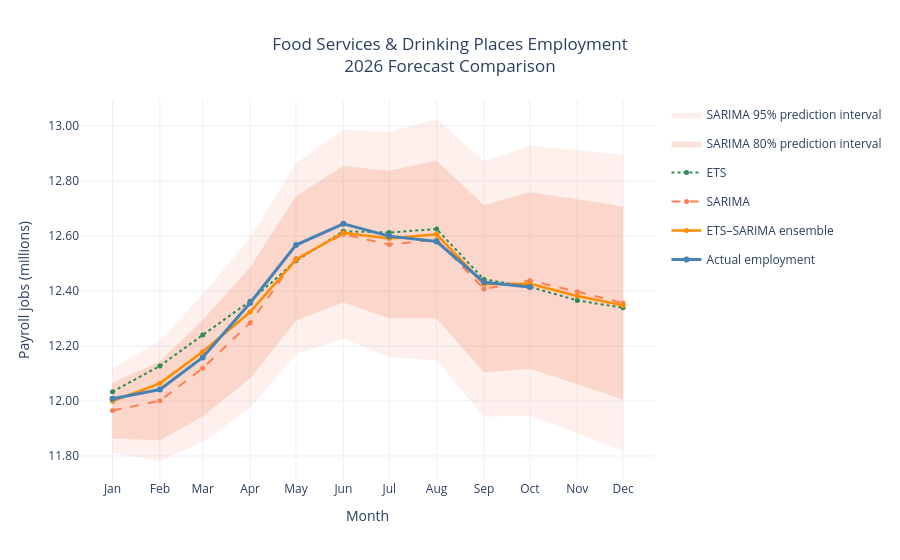

Notebook source saved alongside this figure:
### Code cell
fig = go.Figure()

# Draw SARIMA's prediction intervals behind the forecast lines.
for label, interval, fill_color in [
    ("95%", ci_95, "rgba(240, 128, 96, 0.12)"),
    ("80%", ci_80, "rgba(240, 128, 96, 0.24)"),
]:
    fig.add_trace(go.Scatter(
        x=interval.index,
        y=interval.iloc[:, 1] / 1_000_000,
        mode="lines",
        line=dict(width=0),
        legendgroup=f"sarima-{label}",
        showlegend=False,
        hoverinfo="skip",
    ))
    fig.add_trace(go.Scatter(
        x=interval.index,
        y=interval.iloc[:, 0] / 1_000_000,
        mode="lines",
        line=dict(width=0),
        fill="tonexty",
        fillcolor=fill_color,
        legendgroup=f"sarima-{label}",
        name=f"SARIMA {label} prediction interval",
        hoverinfo="skip",
    ))

forecast_styles = {
    "ETS": dict(color="seagreen", width=2, dash="dot"),
    "SARIMA": dict(color="coral", width=2, dash="dash"),
    "ETS–SARIMA ensemble": dict(color="darkorange", width=2.5),
}

for model, line_style in forecast_styles.items():
    forecast = point_forecasts_2026[model]
    fig.add_trace(go.Scatter(
        x=forecast.index,
        y=forecast / 1_000_000,
        mode="lines+markers",
        name=model,
        line=line_style,
        marker=dict(size=5),
        hovertemplate="%{y:.3f}M",
    ))

fig.add_trace(go.Scatter(
    x=actual_2026.index,
    y=actual_2026 / 1_000_000,
    mode="lines+markers",
    name="Actual employment",
    line=dict(color="steelblue", width=3),
    marker=dict(size=6),
    hovertemplate="%{y:.3f}M",
))

fig.update_layout(
    title=dict(
        text=(
            "Food Services & Drinking Places Employment"
            "<br>2026 Forecast Comparison"
        ),
        x=0.5,
        xanchor="center",
        xref="container",
    ),
    xaxis_title="Month",
    yaxis_title="Payroll jobs (millions)",
    template="plotly_white",
    hovermode="x unified",
)

fig.update_xaxes(
    dtick="M1",
    tickformat="%b",
    hoverformat="%B %Y",
    rangeslider_visible=False,
)
fig.update_yaxes(tickformat=".2f")

fig.show()

### Figure 1 — Plotly figure (JSON) as saved in the notebook; plotly's stock layout.template omitted (floating-point values rounded to 4 significant figures)
{"data": [{"hoverinfo": "skip", "legendgroup": "sarima-95%", "line": {"width": 0}, "mode": "lines", "showlegend": false, "type": "scatter", "x": ["2026-01-01T00:00:00.000000000", "2026-02-01T00:00:00.000000000", "2026-03-01T00:00:00.000000000", "2026-04-01T00:00:00.000000000", "2026-05-01T00:00:00.000000000", "2026-06-01T00:00:00.000000000", "2026-07-01T00:00:00.000000000", "2026-08-01T00:00:00.000000000", "2026-09-01T00:00:00.000000000", "2026-10-01T00:00:00.000000000", "2026-11-01T00:00:00.000000000", "2026-12-01T00:00:00.000000000"], "y": [12.12, 12.22, 12.39, 12.59, 12.87, 12.99, 12.98, 13.03, 12.87, 12.93, 12.91, 12.89]}, {"fill": "tonexty", "fillcolor": "rgba(240, 128, 96, 0.12)", "hoverinfo": "skip", "legendgroup": "sarima-95%", "line": {"width": 0}, "mode": "lines", "name": "SARIMA 95% prediction interval", "type": "scatter", "x": ["2026-01-01T00:00:00.000000000", "2026-02-01T00:00:00.000000000", "2026-03-01T00:00:00.000000000", "2026-04-01T00:00:00.000000000", "2026-05-01T00:00:00.000000000", "2026-06-01T00:00:00.000000000", "2026-07-01T00:00:00.000000000", "2026-08-01T00:00:00.000000000", "2026-09-01T00:00:00.000000000", "2026-10-01T00:00:00.000000000", "2026-11-01T00:00:00.000000000", "2026-12-01T00:00:00.000000000"], "y": [11.81, 11.78, 11.85, 11.97, 12.17, 12.23, 12.16, 12.15, 11.94, 11.95, 11.88, 11.82]}, {"hoverinfo": "skip", "legendgroup": "sarima-80%", "line": {"width": 0}, "mode": "lines", "showlegend": false, "type": "scatter", "x": ["2026-01-01T00:00:00.000000000", "2026-02-01T00:00:00.000000000", "2026-03-01T00:00:00.000000000", "2026-04-01T00:00:00.000000000", "2026-05-01T00:00:00.000000000", "2026-06-01T00:00:00.000000000", "2026-07-01T00:00:00.000000000", "2026-08-01T00:00:00.000000000", "2026-09-01T00:00:00.000000000", "2026-10-01T00:00:00.000000000", "2026-11-01T00:00:00.000000000", "2026-12-01T00:00:00.000000000"], "y": [12.07, 12.14, 12.29, 12.49, 12.75, 12.85, 12.84, 12.87, 12.71, 12.76, 12.73, 12.71]}, {"fill": "tonexty", "fillcolor": "rgba(240, 128, 96, 0.24)", "hoverinfo": "skip", "legendgroup": "sarima-80%", "line": {"width": 0}, "mode": "lines", "name": "SARIMA 80% prediction interval", "type": "scatter", "x": ["2026-01-01T00:00:00.000000000", "2026-02-01T00:00:00.000000000", "2026-03-01T00:00:00.000000000", "2026-04-01T00:00:00.000000000", "2026-05-01T00:00:00.000000000", "2026-06-01T00:00:00.000000000", "2026-07-01T00:00:00.000000000", "2026-08-01T00:00:00.000000000", "2026-09-01T00:00:00.000000000", "2026-10-01T00:00:00.000000000", "2026-11-01T00:00:00.000000000", "2026-12-01T00:00:00.000000000"], "y": [11.86, 11.86, 11.94, 12.08, 12.29, 12.36, 12.3, 12.3, 12.1, 12.12, 12.06, 12.0]}, {"hovertemplate": "%{y:.3f}M", "line": {"color": "seagreen", "dash": "dot", "width": 2}, "marker": {"size": 5}, "mode": "lines+markers", "name": "ETS", "type": "scatter", "x": ["2026-01-01T00:00:00.000000000", "2026-02-01T00:00:00.000000000", "2026-03-01T00:00:00.000000000", "2026-04-01T00:00:00.000000000", "2026-05-01T00:00:00.000000000", "2026-06-01T00:00:00.000000000", "2026-07-01T00:00:00.000000000", "2026-08-01T00:00:00.000000000", "2026-09-01T00:00:00.000000000", "2026-10-01T00:00:00.000000000", "2026-11-01T00:00:00.000000000", "2026-12-01T00:00:00.000000000"], "y": [12.03, 12.13, 12.24, 12.36, 12.51, 12.62, 12.61, 12.63, 12.44, 12.42, 12.37, 12.34]}, {"hovertemplate": "%{y:.3f}M", "line": {"color": "coral", "dash": "dash", "width": 2}, "marker": {"size": 5}, "mode": "lines+markers", "name": "SARIMA", "type": "scatter", "x": ["2026-01-01T00:00:00.000000000", "2026-02-01T00:00:00.000000000", "2026-03-01T00:00:00.000000000", "2026-04-01T00:00:00.000000000", "2026-05-01T00:00:00.000000000", "2026-06-01T00:00:00.000000000", "2026-07-01T00:00:00.000000000", "2026-08-01T00:00:00.000000000", "2026-09-01T00:00:00.000000000", "2026-10-01T00:00:00.000000000", "2026-11-01T00:00:00.000000000", "2026-12-01T00:00:00.000000000"], "y": [11.96, 12.0, 12.12, 12.28, 12.52, 12.61, 12.57, 12.59, 12.41, 12.44, 12.4, 12.36]}, {"hovertemplate": "%{y:.3f}M", "line": {"color": "darkorange", "width": 2.5}, "marker": {"size": 5}, "mode": "lines+markers", "name": "ETS–SARIMA ensemble", "type": "scatter", "x": ["2026-01-01T00:00:00.000000000", "2026-02-01T00:00:00.000000000", "2026-03-01T00:00:00.000000000", "2026-04-01T00:00:00.000000000", "2026-05-01T00:00:00.000000000", "2026-06-01T00:00:00.000000000", "2026-07-01T00:00:00.000000000", "2026-08-01T00:00:00.000000000", "2026-09-01T00:00:00.000000000", "2026-10-01T00:00:00.000000000", "2026-11-01T00:00:00.000000000", "2026-12-01T00:00:00.000000000"], "y": [12.0, 12.06, 12.18, 12.32, 12.51, 12.61, 12.59, 12.61, 12.42, 12.43, 12.38, 12.35]}, {"hovertemplate": "%{y:.3f}M", "line": {"color": "steelblue", "width": 3}, "marker": {"size": 6}, "mode": "lines+markers", "name": "Actual employment", "type": "scatter", "x": ["2026-01-01T00:00:00.000000000", "2026-02-01T00:00:00.000000000", "2026-03-01T00:00:00.000000000", "2026-04-01T00:00:00.000000000", "2026-05-01T00:00:00.000000000", "2026-06-01T00:00:00.000000000", "2026-07-01T00:00:00.000000000", "2026-08-01T00:00:00.000000000", "2026-09-01T00:00:00.000000000", "2026-10-01T00:00:00.000000000"], "y": [12.01, 12.04, 12.16, 12.36, 12.57, 12.64, 12.6, 12.58, 12.43, 12.41]}], "layout": {"hovermode": "x unified", "title": {"text": "Food Services & Drinking Places Employment<br>2026 Forecast Comparison", "x": 0.5, "xanchor": "center", "xref": "container"}, "xaxis": {"dtick": "M1", "hoverformat": "%B %Y", "rangeslider": {"visible": false}, "tickformat": "%b", "title": {"text": "Month"}}, "yaxis": {"tickformat": ".2f", "title": {"text": "Payroll jobs (millions)"}}}}
